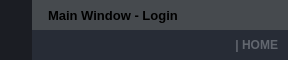
        <widget class="QFrame" name="frame_top">
         <property name="maximumSize">
          <size>
           <width>16777215</width>
           <height>60</height>
          </size>
         </property>
         <property name="styleSheet">
          <string notr="true">background-color: transparent;</string>
         </property>
         <property name="frameShape">
          <enum>QFrame::NoFrame</enum>
         </property>
         <property name="frameShadow">
          <enum>QFrame::Raised</enum>
         </property>
         <layout class="QHBoxLayout" name="horizontalLayout_3">
          <property name="spacing">
           <number>0</number>
          </property>
          <property name="leftMargin">
           <number>0</number>
          </property>
          <property name="topMargin">
           <number>0</number>
          </property>
          <property name="rightMargin">
           <number>0</number>
          </property>
          <property name="bottomMargin">
           <number>0</number>
          </property>
          <item>
           <widget class="QFrame" name="frame_toggle">
            <property name="maximumSize">
             <size>
              <width>70</width>
              <height>16777215</height>
             </size>
            </property>
            <property name="styleSheet">
             <string notr="true">background-color: rgb(27, 29, 35);</string>
            </property>
            <property name="frameShape">
             <enum>QFrame::NoFrame</enum>
            </property>
            <property name="frameShadow">
             <enum>QFrame::Raised</enum>
            </property>
            <layout class="QVBoxLayout" name="verticalLayout_3">
             <property name="spacing">
              <number>0</number>
             </property>
             <property name="leftMargin">
              <number>0</number>
             </property>
             <property name="topMargin">
              <number>0</number>
             </property>
             <property name="rightMargin">
              <number>0</number>
             </property>
             <property name="bottomMargin">
              <number>0</number>
             </property>
             <item>
              <widget class="QPushButton" name="btn_toggle_menu">
               <property name="sizePolicy">
                <sizepolicy hsizetype="Expanding" vsizetype="Expanding">
                 <horstretch>0</horstretch>
                 <verstretch>0</verstretch>
                </sizepolicy>
               </property>
               <property name="styleSheet">
                <string notr="true">QPushButton {
	background-image: url(:/24x24/icons/24x24/cil-menu.png);
	background-position: center;
	background-repeat: no-reperat;
	border: none;
	background-color: rgb(27, 29, 35);
}
QPushButton:hover {
	background-color: rgb(33, 37, 43);
}
QPushButton:pressed {	
	background-color: rgb(85, 170, 255);
}</string>
               </property>
               <property name="text">
                <string/>
               </property>
              </widget>
             </item>
            </layout>
           </widget>
          </item>
          <item>
           <widget class="QFrame" name="frame_top_right">
            <property name="styleSheet">
             <string notr="true">background: transparent;</string>
            </property>
            <property name="frameShape">
             <enum>QFrame::NoFrame</enum>
            </property>
            <property name="frameShadow">
             <enum>QFrame::Raised</enum>
            </property>
            <layout class="QVBoxLayout" name="verticalLayout_2">
             <property name="spacing">
              <number>0</number>
             </property>
             <property name="leftMargin">
              <number>0</number>
             </property>
             <property name="topMargin">
              <number>0</number>
             </property>
             <property name="rightMargin">
              <number>0</number>
             </property>
             <property name="bottomMargin">
              <number>0</number>
             </property>
             <item>
              <widget class="QFrame" name="frame_top_btns">
               <property name="maximumSize">
                <size>
                 <width>16777215</width>
                 <height>30</height>
                </size>
               </property>
               <property name="styleSheet">
                <string notr="true">background-color: rgba(33, 37, 43, 150);</string>
               </property>
               <property name="frameShape">
                <enum>QFrame::NoFrame</enum>
               </property>
               <property name="frameShadow">
                <enum>QFrame::Raised</enum>
               </property>
               <layout class="QHBoxLayout" name="horizontalLayout_4">
                <property name="spacing">
                 <number>0</number>
                </property>
                <property name="leftMargin">
                 <number>0</number>
                </property>
                <property name="topMargin">
                 <number>0</number>
                </property>
                <property name="rightMargin">
                 <number>0</number>
                </property>
                <property name="bottomMargin">
                 <number>0</number>
                </property>
                <item>
                 <widget class="QFrame" name="frame_label_top_btns">
                  <property name="frameShape">
                   <enum>QFrame::NoFrame</enum>
                  </property>
                  <property name="frameShadow">
                   <enum>QFrame::Raised</enum>
                  </property>
                  <layout class="QHBoxLayout" name="horizontalLayout_10">
                   <property name="spacing">
                    <number>0</number>
                   </property>
                   <property name="leftMargin">
                    <number>8</number>
                   </property>
                   <property name="topMargin">
                    <number>0</number>
                   </property>
                   <property name="rightMargin">
                    <number>10</number>
                   </property>
                   <property name="bottomMargin">
                    <number>0</number>
                   </property>
                   <item>
                    <widget class="QFrame" name="frame_icon_top_bar">
                     <property name="maximumSize">
                      <size>
                       <width>30</width>
                       <height>30</height>
                      </size>
                     </property>
                     <property name="styleSheet">
                      <string notr="true">background: transparent;
background-image: url(:/16x16/icons/16x16/cil-terminal.png);
background-position: center;
background-repeat: no-repeat;</string>
                     </property>
                     <property name="frameShape">
                      <enum>QFrame::StyledPanel</enum>
                     </property>
                     <property name="frameShadow">
                      <enum>QFrame::Raised</enum>
                     </property>
                    </widget>
                   </item>
                   <item>
                    <widget class="QLabel" name="label_title_bar_top">
                     <property name="font">
                      <font>
                       <pointsize>10</pointsize>
                       <bold>true</bold>
                      </font>
                     </property>
                     <property name="styleSheet">
                      <string notr="true">background: transparent;
margin-left: 5px;</string>
                     </property>
                     <property name="text">
                      <string>Main Window - Login</string>
                     </property>
                    </widget>
                   </item>
                  </layout>
                 </widget>
                </item>
                <item>
                 <widget class="QFrame" name="frame_btns_right">
                  <property name="maximumSize">
                   <size>
                    <width>120</width>
                    <height>16777215</height>
                   </size>
                  </property>
                  <property name="frameShape">
                   <enum>QFrame::NoFrame</enum>
                  </property>
                  <property name="frameShadow">
                   <enum>QFrame::Raised</enum>
                  </property>
                  <layout class="QHBoxLayout" name="horizontalLayout_5">
                   <property name="spacing">
                    <number>0</number>
                   </property>
                   <property name="leftMargin">
                    <number>0</number>
                   </property>
                   <property name="topMargin">
                    <number>0</number>
                   </property>
                   <property name="rightMargin">
                    <number>0</number>
                   </property>
                   <property name="bottomMargin">
                    <number>0</number>
                   </property>
                   <item>
                    <widget class="QPushButton" name="btn_minimize">
                     <property name="sizePolicy">
                      <sizepolicy hsizetype="Minimum" vsizetype="Expanding">
                       <horstretch>0</horstretch>
                       <verstretch>0</verstretch>
                      </sizepolicy>
                     </property>
                     <property name="toolTip">
                      <string>Minimize</string>
                     </property>
                     <property name="styleSheet">
                      <string notr="true">QPushButton {	
	border: none;
	background-color: transparent;
}
QPushButton:hover {
	background-color: rgb(44, 49, 60)
}
QPushButton:pressed {	
	background-color: rgb(85, 170, 255);
}</string>
                     </property>
                     <property name="text">
                      <string/>
                     </property>
                     <property name="icon">
                      <iconset resource="files.qrc">
                       <normaloff>:/16x16/icons/16x16/cil-window-minimize.png</normaloff>:/16x16/icons/16x16/cil-window-minimize.png</iconset>
                     </property>
                    </widget>
                   </item>
                   <item>
                    <widget class="QPushButton" name="btn_maximize_restore">
                     <property name="sizePolicy">
                      <sizepolicy hsizetype="Minimum" vsizetype="Expanding">
                       <horstretch>0</horstretch>
                       <verstretch>0</verstretch>
                      </sizepolicy>
                     </property>
                     <property name="toolTip">
                      <string>Maximize</string>
                     </property>
                     <property name="styleSheet">
                      <string notr="true">QPushButton {	
	border: none;
	background-color: transparent;
}
QPushButton:hover {
	background-color: rgb(44, 49, 60)
}
QPushButton:pressed {	
	background-color: rgb(85, 170, 255);
}</string>
                     </property>
                     <property name="text">
                      <string/>
                     </property>
                     <property name="icon">
                      <iconset resource="files.qrc">
                       <normaloff>:/16x16/icons/16x16/cil-window-maximize.png</normaloff>:/16x16/icons/16x16/cil-window-maximize.png</iconset>
                     </property>
                    </widget>
                   </item>
                   <item>
                    <widget class="QPushButton" name="btn_close">
                     <property name="sizePolicy">
                      <sizepolicy hsizetype="Minimum" vsizetype="Expanding">
                       <horstretch>0</horstretch>
                       <verstretch>0</verstretch>
                      </sizepolicy>
                     </property>
                     <property name="toolTip">
                      <string>Close</string>
                     </property>
                     <property name="styleSheet">
                      <string notr="true">QPushButton {	
	border: none;
	background-color: transparent;
}
QPushButton:hover {
	background-color: rgb(44, 49, 60)
}
QPushButton:pressed {	
	background-color: rgb(85, 170, 255);
}</string>
                     </property>
                     <property name="text">
                      <string/>
                     </property>
                     <property name="icon">
                      <iconset resource="files.qrc">
                       <normaloff>:/16x16/icons/16x16/cil-x.png</normaloff>:/16x16/icons/16x16/cil-x.png</iconset>
                     </property>
                    </widget>
                   </item>
                  </layout>
                 </widget>
                </item>
               </layout>
              </widget>
             </item>
             <item>
              <widget class="QFrame" name="frame_top_info">
               <property name="styleSheet">
                <string notr="true">background-color: rgb(39, 44, 54);</string>
               </property>
               <property name="frameShape">
                <enum>QFrame::NoFrame</enum>
               </property>
               <property name="frameShadow">
                <enum>QFrame::Raised</enum>
               </property>
               <layout class="QHBoxLayout" name="horizontalLayout_8">
                <property name="spacing">
                 <number>0</number>
                </property>
                <property name="leftMargin">
                 <number>10</number>
                </property>
                <property name="topMargin">
                 <number>0</number>
                </property>
                <property name="rightMargin">
                 <number>10</number>
                </property>
                <property name="bottomMargin">
                 <number>0</number>
                </property>
                <item>
                 <widget class="QLabel" name="label_top_info_1">
                  <property name="font">
                   <font/>
                  </property>
                  <property name="styleSheet">
                   <string notr="true">color: rgb(98, 103, 111);</string>
                  </property>
                  <property name="text">
                   <string/>
                  </property>
                 </widget>
                </item>
                <item>
                 <widget class="QLabel" name="label_top_info_2">
                  <property name="minimumSize">
                   <size>
                    <width>0</width>
                    <height>0</height>
                   </size>
                  </property>
                  <property name="maximumSize">
                   <size>
                    <width>250</width>
                    <height>16777215</height>
                   </size>
                  </property>
                  <property name="font">
                   <font>
                    <bold>true</bold>
                   </font>
                  </property>
                  <property name="styleSheet">
                   <string notr="true">color: rgb(98, 103, 111);</string>
                  </property>
                  <property name="text">
                   <string>| HOME</string>
                  </property>
                  <property name="alignment">
                   <set>Qt::AlignRight|Qt::AlignTrailing|Qt::AlignVCenter</set>
                  </property>
                 </widget>
                </item>
               </layout>
              </widget>
             </item>
            </layout>
           </widget>
          </item>
         </layout>
        </widget>
